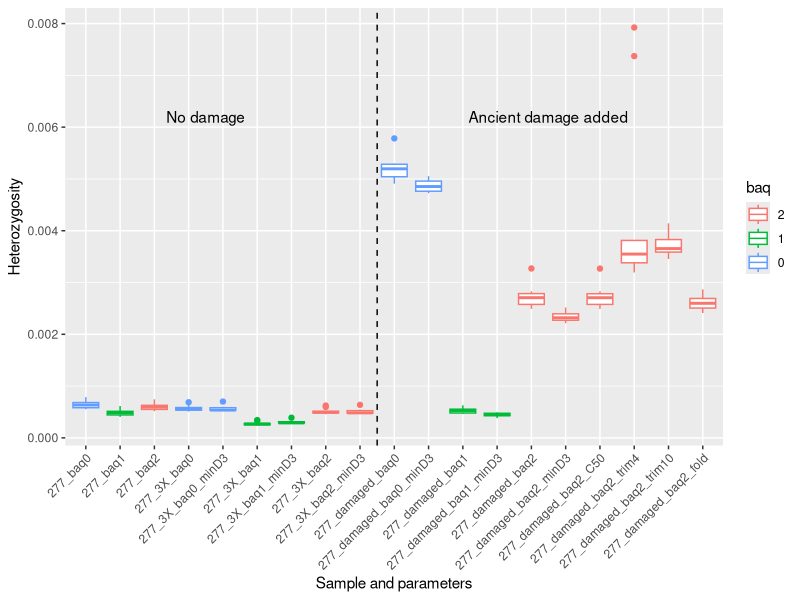
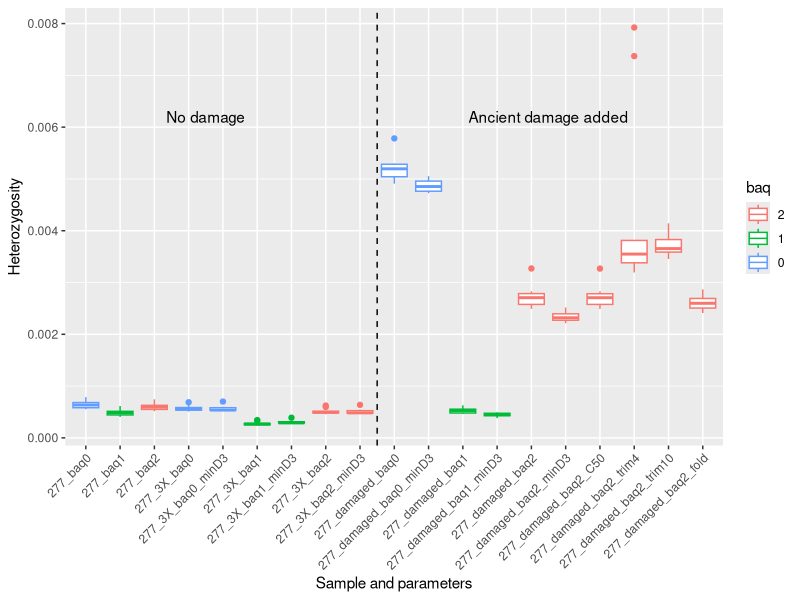

Write the R code that produced these figures, in order.
# Test heterozygosity parameters with 277, 277_3X, and 277_damaged, and HiC_scaffold_1 

# Load packages
library(tidyverse)

# Set working directory
setwd("./")

# Import data
## I just manually prepped the below file from the .ml files
SRR277_het <- read_csv("SRR27955277_tests.csv", col_names = TRUE, col_types = "cccfcn")
## Re-order for plotting
SRR277_het$Short_name <- factor(SRR277_het$Short_name, 
                                levels = c("277_baq0", "277_baq1", "277_baq2", "277_3X_baq0", "277_3X_baq0_minD3", "277_3X_baq1", "277_3X_baq1_minD3", "277_3X_baq2", 
                                           "277_3X_baq2_minD3", "277_damaged_baq0", "277_damaged_baq0_minD3", "277_damaged_baq1", "277_damaged_baq1_minD3", "277_damaged_baq2", 
                                           "277_damaged_baq2_minD3", "277_damaged_baq2_C50", "277_damaged_baq2_trim4", "277_damaged_baq2_trim10", "277_damaged_baq2_fold"))

# Plot
## Quick plot
ggplot(SRR277_het) +
  geom_boxplot(aes(Short_name, Prop_het, colour = baq)) +
  scale_x_discrete(guide = guide_axis(angle = 45), name = "Sample and parameters") +
  scale_y_continuous(name = "Heterozygosity") +
  geom_vline(xintercept = 9.5, linetype = "dashed") +
  annotate("text", x = 14.5, y = 0.0062, label = "Ancient damage added") +
  annotate("text", x = 4.5, y = 0.0062, label = "No damage") #+
  #labs(subtitle = "Heterozygosity estimates of SRR27955277 (HiC_scaffold_1, 10 Mb windows)") +
#  theme(plot.margin = margin(0,0.1,0,1, "cm"))
ggsave(filename = "het_tests_all.png", plot = last_plot(), width = 200, height = 150, units = "mm", dpi = 300)
